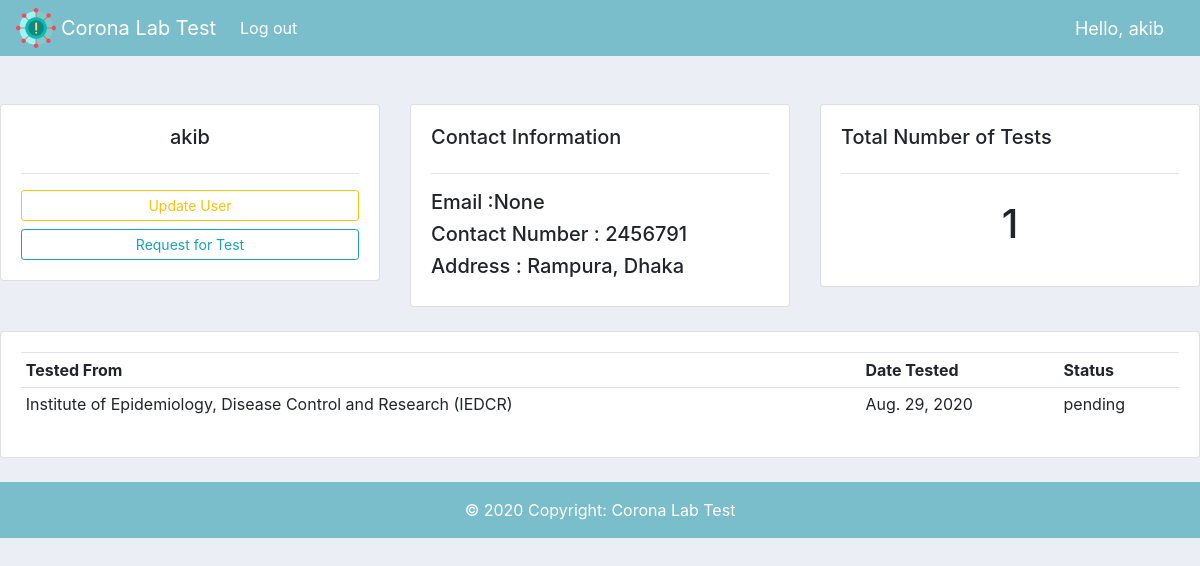
Screenshot of /userpage/ (signed in) with the database file from the repository.
### coronalab/models.py (models this page shows, shortened)
class RegUser(models.Model):
    user = models.OneToOneField(User,null=True,on_delete= models.CASCADE)
    name = models.CharField(max_length=200,null=True)
    phone = models.CharField(max_length=200,null=True,blank=True,default="not added")
    email = models.CharField(max_length=200,null=True, blank=True)
    address = models.CharField(max_length=200,null=True,blank=True,default="not added")

class Test(models.Model):
    STATUS = (
    ('pending','pending'),
    ('positive','positive'),
    ('negative','negative'),
    )
    user = models.ForeignKey(RegUser,null=True,on_delete=models.CASCADE)
    testcenter = models.ForeignKey(TestCenter,null=True,on_delete=models.CASCADE)
    date = models.DateField(null=True)
    status = models.CharField(max_length=100,blank=True,null=True,choices=STATUS, default="pending")

class TestCenter(models.Model):
    name = models.CharField(max_length=200,null=True)
    address = models.CharField(max_length=200,null=True)
    phone = models.CharField(max_length=200,null=True)
    noOftest = models.IntegerField(null=True,blank=True)

### coronalab/decorators.py (the view)
        def wrapper_func(request, *args, **kwargs):
            group = None
            if request.user.groups.exists():
                group = request.user.groups.all()[0].name
            if group in allowed_roles:
                return view_func(request, *args, **kwargs)
            else:
                return HttpResponse('You are not authorized to view this page')

### coronalab/views.py (called while the page is built)
@login_required(login_url='login')
@allowed_users(allowed_roles=['reg_user'])
def userPage(request):
    username = request.user.username
    user = RegUser.objects.get(name=username)
    tests = user.test_set.all()
    test_count = tests.count()
    context = {'tests':tests, 'user':user, 'test_count':test_count }
    return render(request, 'coronalab/user2.html',context)

### coronalab/templates/coronalab/user2.html
{%extends 'coronalab/main.html' %}
{% block content %}
<br>
<div class="row">
        <div class="col-md">
                <div class="card card-body">
                        <h5 style="text-align: center;">{{user.name}}</h5>
                        <hr>
                        <a class="btn btn-outline-warning btn-sm btn-block" href="{% url 'update_profile' user.id %}">Update User</a>
                        <a class="btn btn-outline-info btn-sm btn-block" href="{% url 'request_test' user.id %}">Request for Test</a>
                </div>
        </div>
        <div class="col-md">
                <div class="card card-body">
                        <h5>Contact Information</h5>
                        <hr>
                        <h5>Email :{{user.email}}</h5>
                        <h5>Contact Number : {{user.phone}}</h5>
                        <h5>Address : {{user.address}}</h5>
                </div>
        </div>
        <div class="col-md">
                <div class="card card-body">
                        <h5>Total Number of Tests</h5>
                        <hr>
                        <h1 style=" text-align: center ; padding: 10px;">{{test_count}}</h1>
                </div>
        </div>
</div>
<br>
<div class="row">
        <div class="col-md">
                <div class="card card-body">
                        <table class="table table-sm">
                                <tr>
                                        <th>Tested From</th>
                                        <th>Date Tested</th>
                                        <th>Status</th>
                                </tr>
                                {% for test in tests %}
                                <tr>
                                        <td>{{test.testcenter.name}}</td>
                                        <td>{{test.date}}</td>
                                        <td>{{test.status}}</td>
                                </tr>
                                {% endfor %}
                        </table>
                </div>
        </div>
</div>
{% endblock %}

### coronalab/templates/coronalab/navbar.html (shortened to what this page needs)
{% load static %}
<nav class="navbar navbar-expand-lg navbar-dark " style = "background-color:#7abecc">
  <img src="{% static 'image/corona.png' %}" alt="" style=" height:40px; width: 40px; margin-right: 5px;">
  <a class="navbar-brand" href="{% url 'home' %}">Corona Lab Test</a>
  <div class="collapse navbar-collapse" id="navbarSupportedContent">
    <ul class="navbar-nav mr-auto" >
      <li class="nav-item active">
        <a class="nav-link" href="{% url 'logout' %}">Log out <span class="sr-only">(current)</span></a>
      </li>
    </ul>
  </div>
  <span class="hello-msg">Hello, {{request.user}}</span>
</nav>

### static/css/main.css (style rules this page uses)
body { background-color: #ebeff5; }

### coronalab/templates/coronalab/navbar.html (style rules this page uses)
.hello-msg { font-size: 18px; color: #fff; margin-right: 20px; }

### rows the page displays
RegUser: name "akib", email "None", phone "2456791", address "Rampura, Dhaka"
Test: testcenter.name "Institute of Epidemiology, Disease Control and Research (IEDCR)", date "Aug. 29, 2020", status "pending"

### other values shown
{{ request.user }} "akib"
{{ test_count }} "1"
